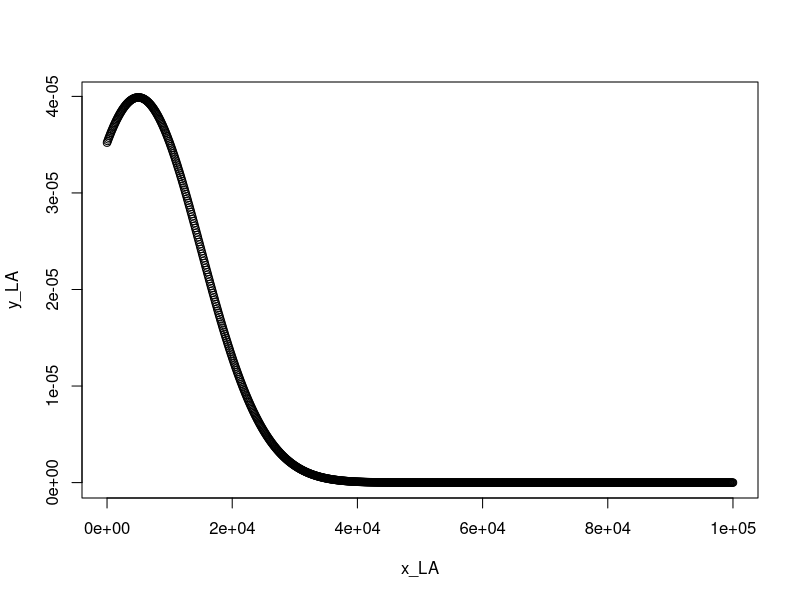
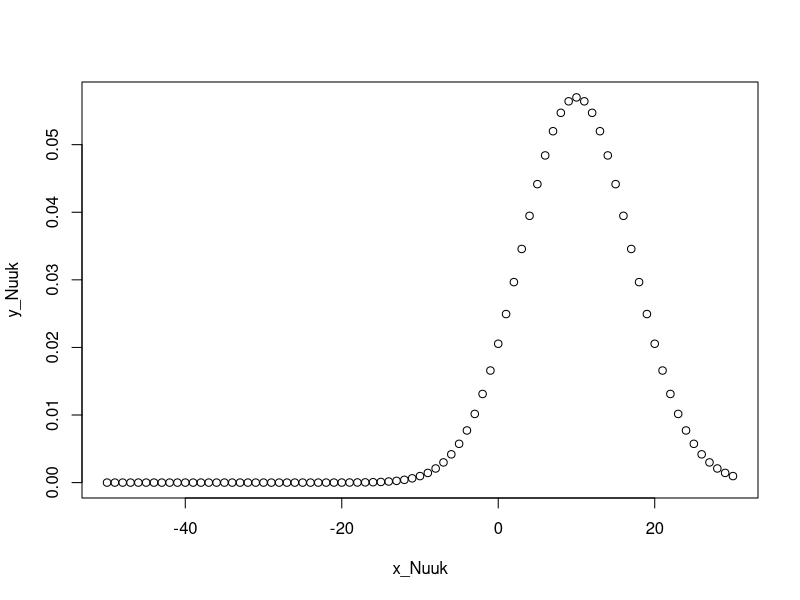
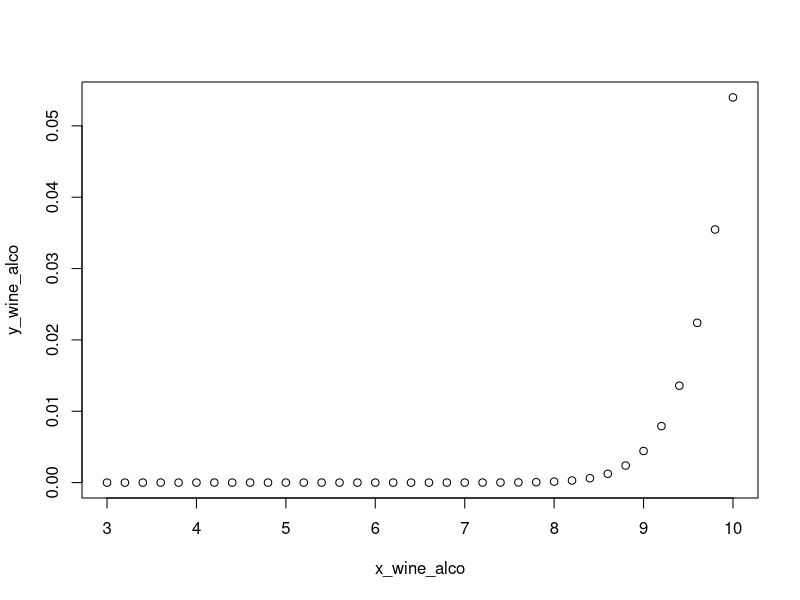
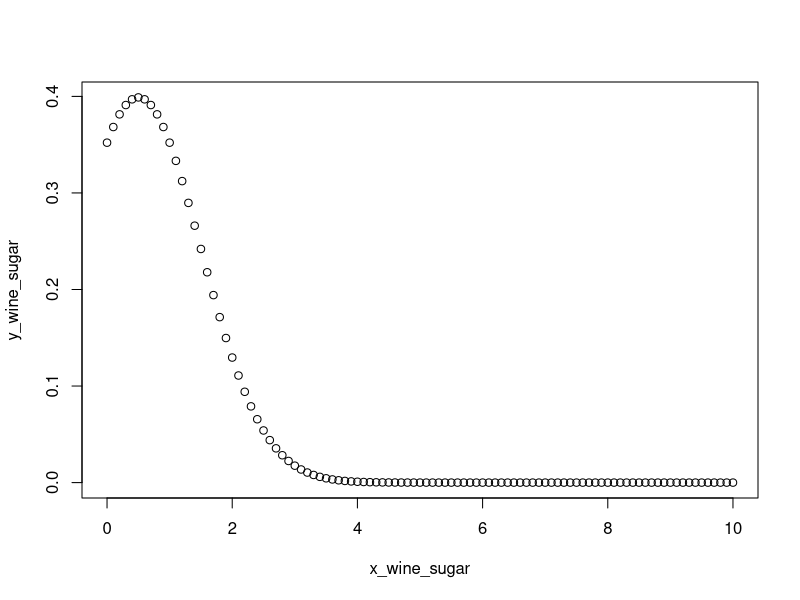
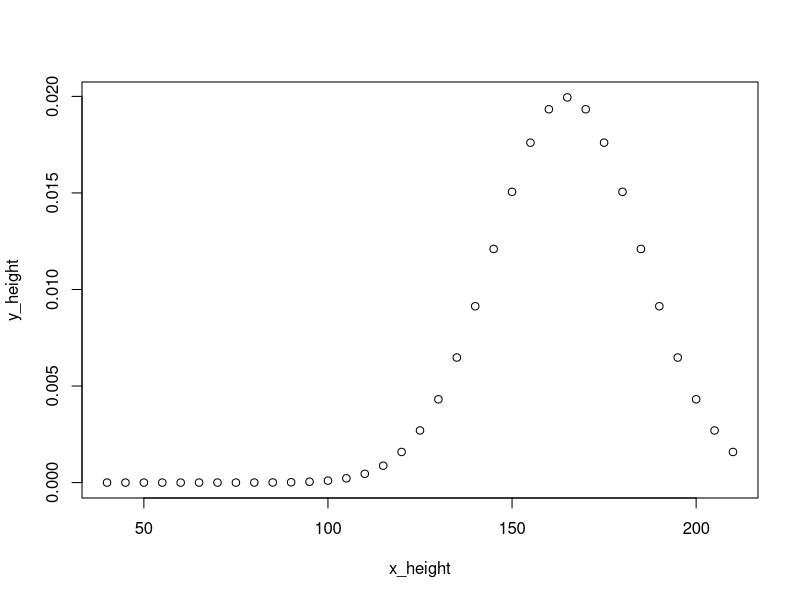

The R source for these figures, in order:
# mean and sd of income of Los Angeles inhabitants
# not normal
mean_LA <- 5000
sd_LA <- 10000

x_LA <- seq(0, 100000, by = 100)
y_LA <- dnorm(x_LA, mean = mean_LA, sd = sd_LA)
plot(x_LA, y_LA)

# mean and standard deviation of daily temperature in Nuuk
# also not normal

mean_Nuuk <- 10
sd_Nuuk <- 7

x_Nuuk <- seq(-50, 30, by = 1)
y_Nuuk <- dnorm(x_Nuuk, mean = mean_Nuuk, sd = sd_Nuuk)
plot(x_Nuuk, y_Nuuk)

# percent alcohol and gram/liter sugar in a Barolo (dry red wine) 

# should use beta distribution
mean_wine_alco <- 12
sd_wine_alco <- 1

x_wine_alco <- seq(3, 10, by = 0.2)
y_wine_alco <- dnorm(x_wine_alco, mean = mean_wine_alco, sd = sd_wine_alco)
plot(x_wine_alco, y_wine_alco)

mean_wine_sugar <- 0.5
sd_wine_sugar <- 1

x_wine_sugar <- seq(0, 10, by = 0.1)
y_wine_sugar <- dnorm(x_wine_sugar, mean = mean_wine_sugar, sd = sd_wine_sugar)
plot(x_wine_sugar, y_wine_sugar)

# mean and standard deviation in body height in a population

mean_height <- 165
sd_height <- 20

x_height <- seq(40, 210, by = 5)
y_height <- dnorm(x_height, mean = mean_height, sd = sd_height)
plot(x_height, y_height)

# solution on GitHub